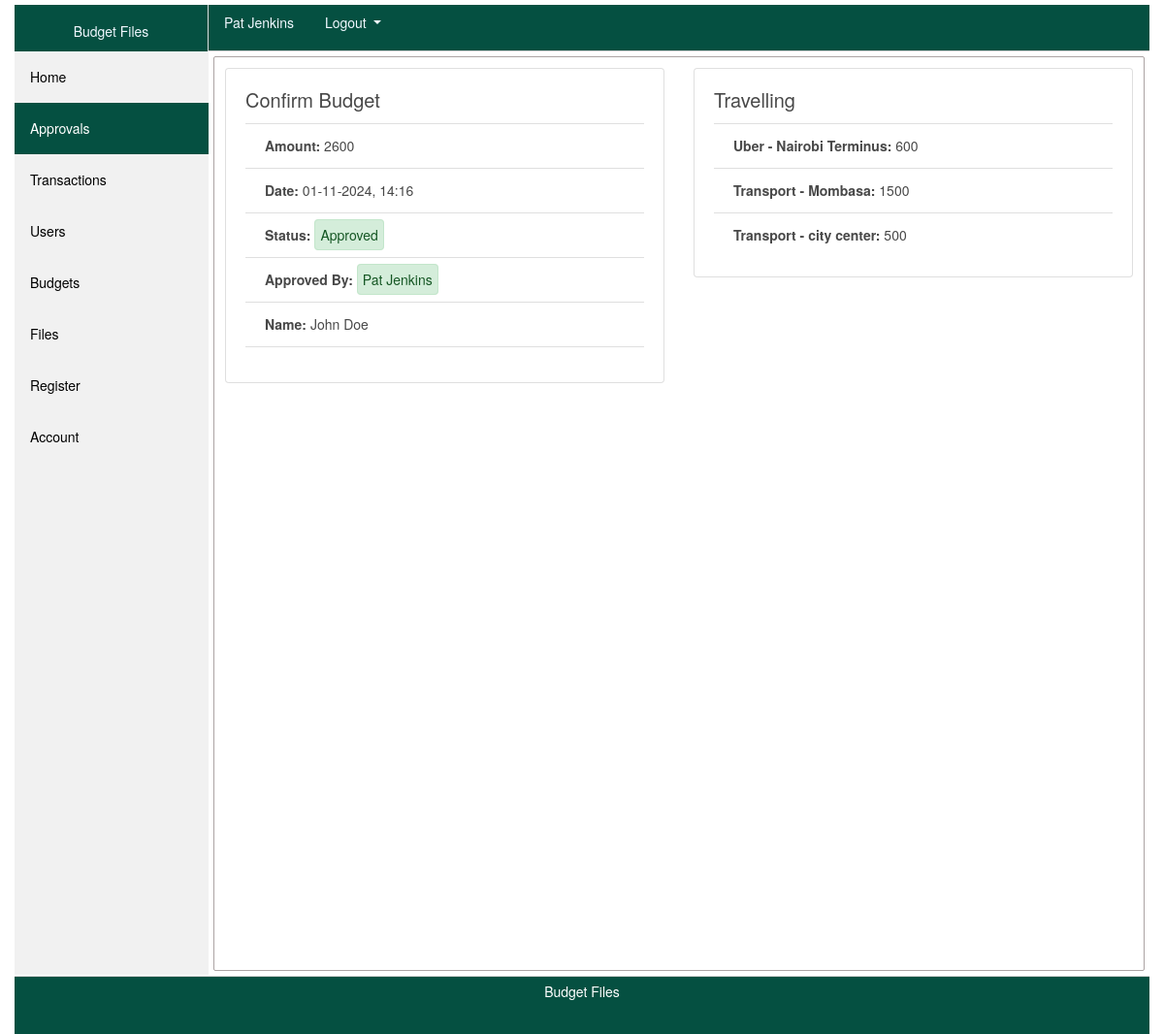
The app's page /budget/1/view (signed in) with its own data.
### app/models/users.py (models this page shows, shortened)
class Users(db.Model, UserMixin):
    __tablename__ = 'users_table'
    id = db.Column(db.Integer, primary_key=True)
    name = db.Column(db.String(200), nullable=False)
    email = db.Column(db.String(200), unique=True, nullable=False)
    phone = db.Column(db.String(20),  unique=True, nullable=False)
    role = db.Column(db.String(20), nullable=False)
    password = db.Column(db.String(60), nullable=False)
    date = db.Column(db.DateTime(), nullable=False, default=datetime.now)
    transactions = db.relationship('Transaction', backref='phone', lazy=True) # transaction.phone // Users(current user)
    budgets = db.relationship('Budget', backref='phone', lazy=True) # budget.phone // Users(current user)

### app/models/budget.py (models this page shows, shortened)
class Budget(db.Model):
    __tablename__ = 'budgets_table'
    id = db.Column(db.Integer, primary_key=True, autoincrement=True)
    budget_id = db.Column(db.String(200), nullable=False)
    amount = db.Column(db.Integer, nullable=False)
    date = db.Column(db.DateTime, nullable=False, default=datetime.now)
    purpose = db.Column(db.String(2000), nullable=False)
    bdgt_name = db.Column(db.String(100), nullable=False)
    status = db.Column(db.Integer, nullable=False, default=0)
    approved_by = db.Column(db.String(200), nullable=False, default='0')
    user_id = db.Column(db.Integer, db.ForeignKey(users.Users.id), nullable=False)
    transactions = db.relationship('Transaction', backref='budget_id', lazy=True)

### app/views/budget/routes.py (the view)
@budgetz.route('/budget/<int:budget_id>/view', methods=['GET'])
def view_budget(budget_id):
    form = BudgetForm()
    budget = Budget.query.get_or_404(budget_id)
    budget_ppse = json.loads(budget.purpose)
    budget_user = budget.phone.phone
    return render_template('confirm_budget.html', form=form, budget=budget, budget_ppse=budget_ppse, page='approvals', title='Confirm Budget', user=budget_user,
                           delete_bdgt='<a role="button" class="btn btn-outline-danger btn-sm" data-toggle="modal" data-target="#deleteModal">Delete Budget</a>')

### app/models/users.py (called while the page is built)
@login_manager.user_loader
def load_user(user_id):
    return Users.query.get(int(user_id))

### app/templates/confirm_budget.html (shortened to what this page needs)
{% extends "page_template.html" %}
{% block contents %}
<div class="content">
    <section class="places">
            <div class="row">
                <div class="col-lg-6">
                    <div class="card">
                        <div class="card-body">
                            <h5 class="card-title">Confirm Budget</h5>
                            <ul class="list-group list-group-flush">
                                <li class="list-group-item"><b>Amount:</b> {{ budget.amount }}</li>
                                <li class="list-group-item"><b>Date:</b> {{ budget.date.strftime('%d-%m-%Y, %H:%M') }}</li>
                                {% if budget.status == 0 %}
                                    <li class="list-group-item"><b>Status:</b> <span style="padding: 5px;" class="alert alert alert-warning alert-heading" role="alert"> Pending </span> </li>
                                {% elif budget.status == 1 %}
                                    <li class="list-group-item"><b>Status:</b> <span style="padding: 5px;" class="alert alert alert-success alert-heading" role="alert"> Approved </span> </li>
                                    <li class="list-group-item"><b>Approved By:</b> <span style="padding: 5px;" class="alert alert alert-success alert-heading" role="alert"> {{ budget.approved_by }} </span> </li>
                                {% endif %}
                                <li class="list-group-item"><b>Name:</b> {{ budget.phone.name }}</li>
                            </ul>
                        </div>
                    </div>
                </div>
                <div class="col-lg-6">
                    <div class="card">
                        <div class="card-body">
                            <h5 class="card-title"></b> {{ budget.bdgt_name }}</h5>
                            <ul class="list-group list-group-flush">
                                {% for purpose_vals in budget_ppse %}
                                    {% set amount = purpose_vals['amount'] %}
                                    {% set purpose = purpose_vals['purpose'] %}
                                    <li class="list-group-item"><b>{{ purpose }}:</b> {{ amount }}</li>
                                {% endfor %}
                            </ul>
                        </div>
                    </div>
                </div>
            </div>
    </section>
</div>
{% endblock contents %}

### app/templates/header.html (shortened to what this page needs)
<header>
    <div class="user">
        {% if current_user.is_authenticated %}
            <nav class="nav">
                <a class="nav-link disabled" style="color: aliceblue;" href="#">{{ current_user.name }}</a>
                <div class="dropdown show">
                    <a class="dropdown-toggle nav-link active" style="color: aliceblue;" href="#" role="button" id="dropdownMenuLink" data-toggle="dropdown" aria-haspopup="true" aria-expanded="false">
                        Logout
                    </a>
                  </div>
            </nav>
        {% else %}
            <nav class="nav">
                <a class="nav-link disabled" style="color: aliceblue;" href="{{ url_for('login') }}">Log In</a>
                <a class="nav-link active" style="color: aliceblue;" href="{{ url_for('users.register') }}">Register</a>
            </nav>
        {% endif %}
    </div>
</header>

### app/static/4-common.css (style rules this page uses)
body { margin:0px; padding:0px; color: #484848; font-size: 14px; font-family: Circular,"Helvetica Neue",Helvetica,Arial,sans-serif; }

### app/static/3-header.css (style rules this page uses)
header { margin-left: 200px; background-color: #055041; height: 48px; border-bottom: 1px solid #CCCCCC; }

### app/static/6-filters.css (style rules this page uses)
div.content { margin: 5px 5px 5px 205px; padding: 1px 1px; height: 943px; border: 1px solid #aca4a4; border-radius: 2px; }

### app/static/100-places.css (style rules this page uses)
.places { padding: 10px; }
.user { margin-top: 5px; margin-bottom: 5px; }

### app/templates/page_template.html (style rules this page uses)
body { margin:0px; padding:0px; color: #484848; font-size: 14px; font-family: Circular,"Helvetica Neue",Helvetica,Arial,sans-serif; }

### records on screen
Users: name "Pat Jenkins"
Budget: amount "2600", date "01-11-2024, 14:16", approved_by "Pat Jenkins", bdgt_name "Travelling"
Users: phone.name "John Doe"

### other values on screen
{{ purpose }} "Uber - Nairobi Terminus" "Transport - Mombasa" "Transport - city center"
{{ amount }} "600" "1500" "500"
